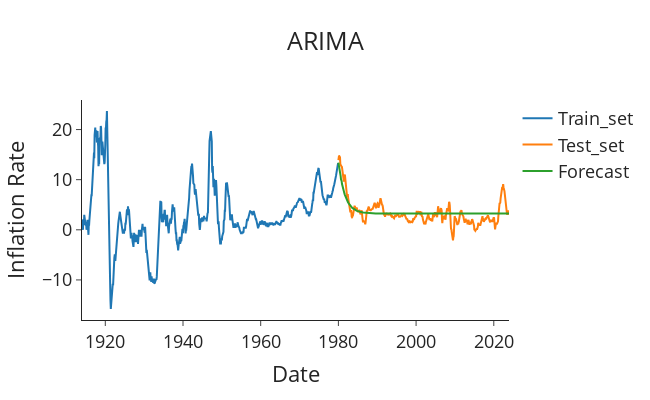

The code cell stored with this chart in its notebook:
### Code cell
import plotly.graph_objects as go

def plot_forecasts(forecasts: list[float], title: str) -> None:
    """Function to plot the forecasts."""
    fig = go.Figure()
    fig.add_trace(go.Scatter(x=df_train.index, y=df_train.value, name='Train_set'))
    fig.add_trace(go.Scatter(x=df_test.index, y=df_test.value, name='Test_set'))
    fig.add_trace(go.Scatter(x=df_test.index, y=test_set_forecast, name='Forecast'))
    fig.update_layout(template="simple_white", font=dict(size=18), title_text=title,
                      width=650, title_x=0.5, height=400, xaxis_title='Date',
                      yaxis_title='Inflation Rate')

    return fig.show()


# Plot the forecasts
plot_forecasts(test_set_forecast, 'ARIMA')

### Figure 1 — Plotly figure (JSON) as saved in the notebook; plotly's stock layout.template omitted (floating-point values rounded to 4 significant figures; data arrays with more than 128 entries replaced by an {"elided": "..."} marker saying what was removed)
{"data": [{"name": "Train_set", "type": "scatter", "x": {"elided": "792 str values"}, "y": {"elided": "792 float values"}}, {"name": "Test_set", "type": "scatter", "x": {"elided": "528 str values"}, "y": {"elided": "528 float values"}}, {"name": "Forecast", "type": "scatter", "x": {"elided": "528 str values"}, "y": {"elided": "528 float values"}}], "layout": {"font": {"size": 18}, "height": 400, "title": {"text": "ARIMA", "x": 0.5}, "width": 650, "xaxis": {"title": {"text": "Date"}}, "yaxis": {"title": {"text": "Inflation Rate"}}}}
